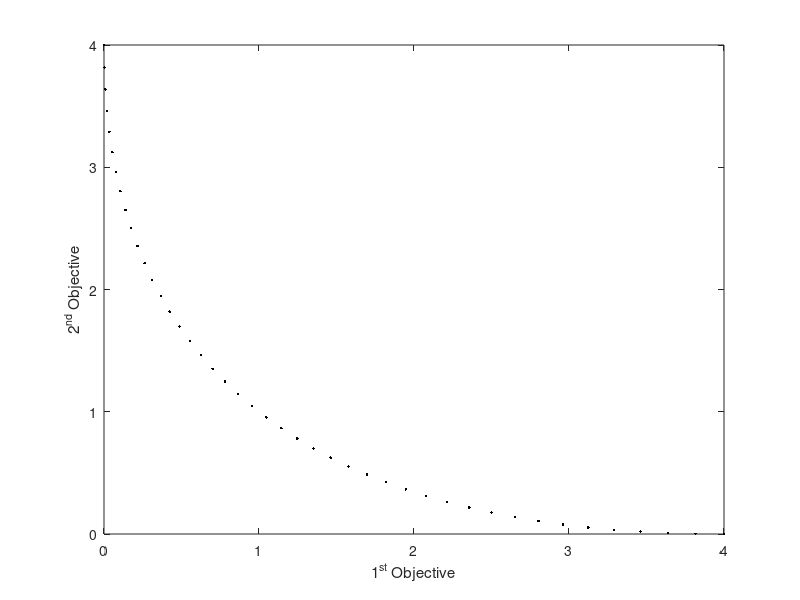

Write MATLAB code to recreate this figure.
load('SYM_PART_rotated.mat');

plot(PF(:, 1), PF(:, 2), 'k.');
xlabel('1^{st} Objective');
ylabel('2^{nd} Objective');
